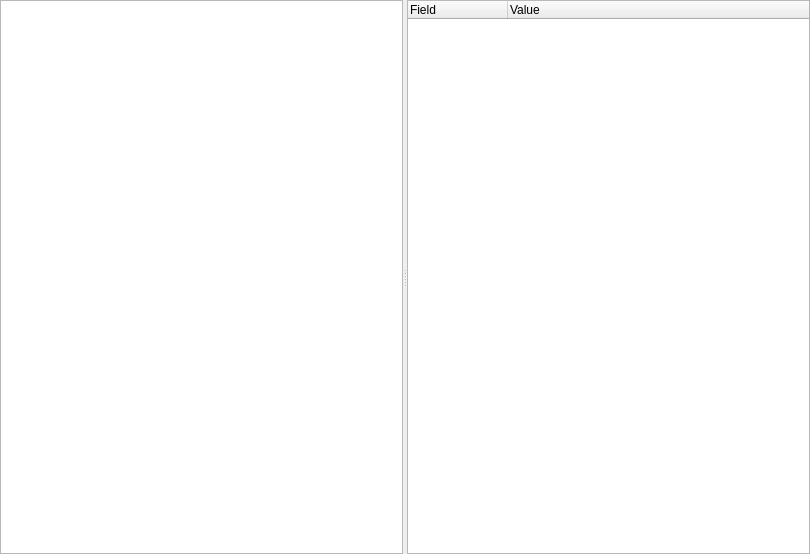
<?xml version="1.0" encoding="UTF-8"?>
<ui version="4.0">
 <class>DmiParser</class>
 <widget class="QWidget" name="DmiParser">
  <property name="geometry">
   <rect>
    <x>0</x>
    <y>0</y>
    <width>810</width>
    <height>554</height>
   </rect>
  </property>
  <property name="windowTitle">
   <string notr="true"/>
  </property>
  <layout class="QVBoxLayout" name="verticalLayout">
   <property name="spacing">
    <number>0</number>
   </property>
   <property name="leftMargin">
    <number>0</number>
   </property>
   <property name="topMargin">
    <number>0</number>
   </property>
   <property name="rightMargin">
    <number>0</number>
   </property>
   <property name="bottomMargin">
    <number>0</number>
   </property>
   <item>
    <widget class="QSplitter" name="splitter">
     <property name="orientation">
      <enum>Qt::Horizontal</enum>
     </property>
     <widget class="QTreeWidget" name="tree">
      <attribute name="headerVisible">
       <bool>false</bool>
      </attribute>
      <column>
       <property name="text">
        <string notr="true">1</string>
       </property>
      </column>
     </widget>
     <widget class="QTreeWidget" name="list">
      <column>
       <property name="text">
        <string>Field</string>
       </property>
      </column>
      <column>
       <property name="text">
        <string>Value</string>
       </property>
      </column>
     </widget>
    </widget>
   </item>
  </layout>
 </widget>
 <resources/>
 <connections/>
</ui>
